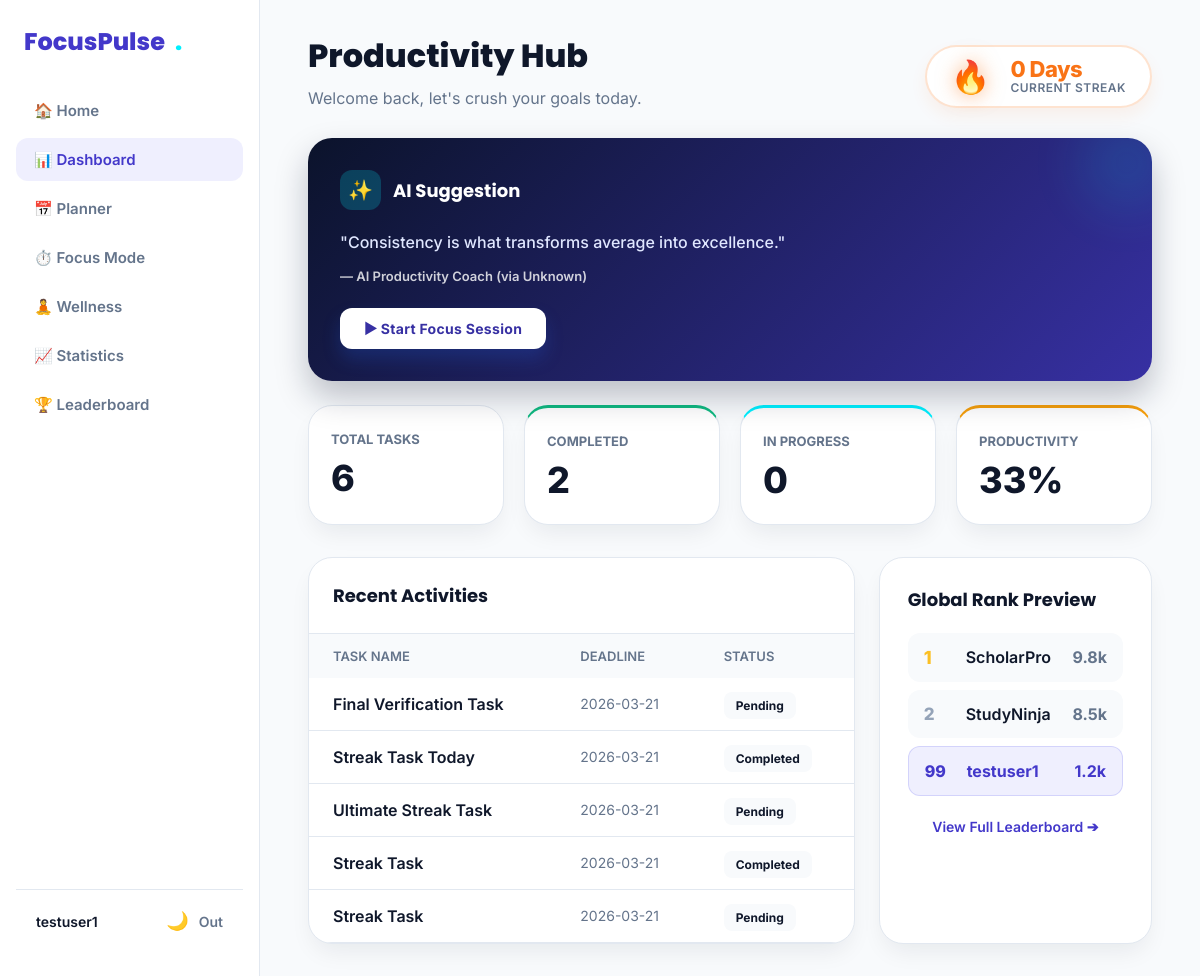
The app's page /dashboard (signed in) with its own data.
### tables this page shows
CREATE TABLE users (
                id INTEGER PRIMARY KEY AUTOINCREMENT,
                username TEXT UNIQUE NOT NULL,
                email TEXT UNIQUE NOT NULL,
                password_hash TEXT NOT NULL,
                created_at TIMESTAMP DEFAULT CURRENT_TIMESTAMP
            , current_streak INTEGER DEFAULT 0, best_streak INTEGER DEFAULT 0, last_active_date TEXT);

CREATE TABLE tasks (
                id INTEGER PRIMARY KEY AUTOINCREMENT,
                user_id INTEGER NOT NULL,
                task_title TEXT NOT NULL,
                subject TEXT,
                deadline TEXT,
                status TEXT DEFAULT 'Pending',
                created_at TIMESTAMP DEFAULT CURRENT_TIMESTAMP, description TEXT, start_time TEXT, end_time TEXT, priority TEXT DEFAULT 'Medium', category TEXT DEFAULT 'Study', color TEXT DEFAULT '#4F46E5', reminder BOOLEAN DEFAULT 0, repeat_type TEXT DEFAULT 'none',
                FOREIGN KEY (user_id) REFERENCES users(id) ON DELETE CASCADE
            );

### app.py (the view)
@app.route("/dashboard")
@login_required
def dashboard():
    user_id = session["user_id"]
    conn = get_db_connection()
    total_tasks = 0
    completed_tasks = 0
    pending_tasks = 0
    in_progress_tasks = 0
    recent_tasks = []
    try:
        total_tasks = conn.execute(
            "SELECT COUNT(*) AS count FROM tasks WHERE user_id = ?",
            (user_id,)
        ).fetchone()["count"]
        completed_tasks = conn.execute(
            "SELECT COUNT(*) AS count FROM tasks WHERE user_id = ? AND status = 'Completed'",
            (user_id,)
        ).fetchone()["count"]
        pending_tasks = conn.execute(
            "SELECT COUNT(*) AS count FROM tasks WHERE user_id = ? AND status = 'Pending'",
            (user_id,)
        ).fetchone()["count"]
        in_progress_tasks = conn.execute(
            "SELECT COUNT(*) AS count FROM tasks WHERE user_id = ? AND status = 'In Progress'",
            (user_id,)
        ).fetchone()["count"]
        recent_tasks = conn.execute(
            """
            SELECT * FROM tasks
            WHERE user_id = ?
            ORDER BY created_at DESC
            LIMIT 5
            """,
            (user_id,)
        ).fetchall()
    except Exception as e:
        print(f"Error fetching dashboard tasks: {e}")
        pass
    conn.close()
    streak_info = get_user_streak(user_id)
    productivity_score = 0
    if total_tasks > 0:
        productivity_score = round((completed_tasks / total_tasks) * 100)
    daily_quote = get_daily_quote()
    return render_template(
        "dashboard.html",
        total_tasks=total_tasks,
        completed_tasks=completed_tasks,
        pending_tasks=pending_tasks,
        in_progress_tasks=in_progress_tasks,
        productivity_score=productivity_score,
        recent_tasks=recent_tasks,
        current_streak=streak_info["current_streak"],
        best_streak=streak_info["best_streak"],
        daily_quote=daily_quote
    )

### app.py (called while the page is built)
def get_daily_quote():
    day_of_year = date.today().timetuple().tm_yday
    index = day_of_year % len(MOTIVATIONAL_QUOTES)
    return MOTIVATIONAL_QUOTES[index]

def get_db_connection():
    conn = sqlite3.connect(DATABASE)
    conn.row_factory = sqlite3.Row
    return conn

def login_required(f):
    @wraps(f)
    def decorated_function(*args, **kwargs):
        if "user_id" not in session:
            flash("Please log in to access this page", "error")
            return redirect(url_for("login"))
        return f(*args, **kwargs)
    return decorated_function

### templates/dashboard.html (shortened to what this page needs)
<!DOCTYPE html>
<html lang="en">
<head>
    <link rel="stylesheet" href="{{ url_for('static', filename='css/style.css') }}">
    <link rel="stylesheet" href="{{ url_for('static', filename='css/modern.css') }}">
</head>
<body>
    <div class="app-container">
        <aside class="app-sidebar" id="sidebar">
            <div class="logo">FocusPulse <span style="color:var(--electric-cyan);">.</span></div>
            <nav class="app-nav">
                <a href="{{ url_for('home') }}">🏠 Home</a>
                <a href="{{ url_for('dashboard') }}" class="active">📊 Dashboard</a>
                <a href="{{ url_for('planner') }}">📅 Planner</a>
                <a href="{{ url_for('focus') }}">⏱️ Focus Mode</a>
                <a href="{{ url_for('wellness') }}">🧘 Wellness</a>
                <a href="{{ url_for('statistics') }}">📈 Statistics</a>
                <a href="{{ url_for('leaderboard') }}">🏆 Leaderboard</a>
            </nav>
            <div class="app-sidebar-footer">
                <div style="font-weight:600; font-size:14px;">{{ session.get('user_name', 'Student') }}</div>
                <div style="display:flex; gap:10px; align-items:center;">
                    <button id="themeToggleBtn"
                        style="background:transparent; border:none; cursor:pointer; font-size:18px;">🌙</button>
                    <a href="{{ url_for('logout') }}"
                        style="color:var(--core-muted); text-decoration:none; font-size:14px; font-weight:600;">Out</a>
                </div>
            </div>
        </aside>
        <div style="flex:1; display:flex; flex-direction:column; overflow:hidden;">
            <main class="app-main">
                <div
                    style="display:flex; justify-content:space-between; align-items:flex-end; margin-bottom: 30px; flex-wrap:wrap; gap:20px;">
                    <div>
                        <h2 style="font-size:32px; font-weight:800; margin-bottom:8px; color:var(--core-text);">
                            Productivity Hub</h2>
                        <p style="color:var(--core-muted); font-size:16px;">Welcome back, let's crush your goals today.
                        </p>
                    </div>
                    <div class="streak-hub">
                        <span class="streak-flame-large">🔥</span>
                        <div class="streak-info">
                            <span class="streak-count">{{ current_streak }} Day{% if current_streak != 1 %}s{% endif
                                %}</span>
                            <span
                                style="font-size:12px; color:var(--core-muted); font-weight:600; text-transform:uppercase; letter-spacing:0.5px;">Current
                                Streak</span>
                        </div>
                    </div>
                </div>
                <div
                    style="display:grid; grid-template-columns: repeat(auto-fit, minmax(240px, 1fr)); gap:24px; margin-bottom:24px;">
                    <div class="ai-panel" style="grid-column: 1 / -1;">
                        <div class="ai-panel-header">
                            <div class="ai-icon">✨</div>
                            <h3 style="margin:0; font-size:18px; font-weight:700;">AI Suggestion</h3>
                        </div>
                        <p class="ai-insight">"{{ daily_quote.text }}"</p>
                        <p style="font-weight:600; font-size:13px; margin-top:12px; opacity:0.8;">— AI Productivity
                            Coach (via {{ daily_quote.author }})</p>
                        <div style="margin-top: 24px;">
                            <a href="{{ url_for('focus') }}" class="btn"
                                style="background:white; color:var(--indigo-dark); text-decoration:none; padding:12px 24px; border-radius:12px; font-weight:700; font-size:14px; display:inline-block;">▶
                                Start Focus Session</a>
                        </div>
                    </div>
                </div>
                <div
                    style="display:grid; grid-template-columns: repeat(auto-fit, minmax(180px, 1fr)); gap:20px; margin-bottom:32px;">
                    <div class="m-card" style="padding:22px;">
                        <span
                            style="color:var(--core-muted); font-size:13px; font-weight:700; text-transform:uppercase;">Total
                            Tasks</span>
                        <div style="font-size:36px; font-weight:800; color:var(--core-text); margin-top:8px;">{{
                            total_tasks }}</div>
                    </div>
                    <div class="m-card" style="padding:22px; border-top: 3px solid var(--success-green);">
                        <span
                            style="color:var(--core-muted); font-size:13px; font-weight:700; text-transform:uppercase;">Completed</span>
                        <div style="font-size:36px; font-weight:800; color:var(--core-text); margin-top:8px;">{{
                            completed_tasks }}</div>
                    </div>
                    <div class="m-card" style="padding:22px; border-top: 3px solid var(--electric-cyan);">
                        <span
                            style="color:var(--core-muted); font-size:13px; font-weight:700; text-transform:uppercase;">In
                            Progress</span>
                        <div style="font-size:36px; font-weight:800; color:var(--core-text); margin-top:8px;">{{
                            in_progress_tasks }}</div>
                    </div>
                    <div class="m-card" style="padding:22px; border-top: 3px solid var(--achievement-gold);">
                        <span
                            style="color:var(--core-muted); font-size:13px; font-weight:700; text-transform:uppercase;">Productivity</span>
                        <div style="font-size:36px; font-weight:800; color:var(--core-text); margin-top:8px;">{{
                            productivity_score }}%</div>
                    </div>
                </div>
                <div style="display:grid; grid-template-columns: 2fr 1fr; gap:24px;">
                    <div class="m-card" style="padding:0; overflow:hidden;">
                        <div style="padding:24px; border-bottom:1px solid var(--core-border);">
                            <h3 style="margin:0; font-size:18px;">Recent Activities</h3>
                        </div>
                        {% if recent_tasks %}
                        <table style="width:100%; border-collapse:collapse; text-align:left;">
                            <thead>
                                <tr
                                    style="background:var(--core-bg); color:var(--core-muted); font-size:13px; text-transform:uppercase;">
                                    <th style="padding:14px 24px; font-weight:600;">Task Name</th>
                                    <th style="padding:14px 24px; font-weight:600;">Deadline</th>
                                    <th style="padding:14px 24px; font-weight:600;">Status</th>
                                </tr>
                            </thead>
                            <tbody>
                                {% for task in recent_tasks %}
                                <tr style="border-bottom:1px solid var(--core-border);">
                                    <td style="padding:16px 24px; font-weight:600;">{{ task["task_title"] }}</td>
                                    <td style="padding:16px 24px; color:var(--core-muted); font-size:14px;">{{
                                        task["deadline"] }}</td>
                                    <td style="padding:16px 24px;">
                                        <span
                                            style="background:var(--core-bg); padding:6px 12px; border-radius:8px; font-size:12px; font-weight:700;">{{
                                            task["status"] }}</span>
                                    </td>
                                </tr>
                                {% endfor %}
                            </tbody>
                        </table>
                        {% else %}
                        <div style="padding:40px 24px; text-align:center; color:var(--core-muted);">No recent tasks. Hop
                            into the planner!</div>
                        {% endif %}
                    </div>
                    <div class="m-card">
                        <h3 style="margin:0 0 20px 0; font-size:18px;">Global Rank Preview</h3>
                        <div class="lb-row">
                            <div style="display:flex; align-items:center; gap:12px;">
                                <span class="lb-rank lb-rank-1">1</span>
                                <span style="font-weight:600;">ScholarPro</span>
                            </div>
                            <span style="font-weight:700; color:var(--core-muted);">9.8k</span>
                        </div>
                        <div class="lb-row">
                            <div style="display:flex; align-items:center; gap:12px;">
                                <span class="lb-rank lb-rank-2">2</span>
                                <span style="font-weight:600;">StudyNinja</span>
                            </div>
                            <span style="font-weight:700; color:var(--core-muted);">8.5k</span>
                        </div>
                        <div class="lb-row"
                            style="background:rgba(99, 102, 241, 0.1); border:1px solid rgba(99, 102, 241, 0.2);">
                            <div style="display:flex; align-items:center; gap:12px;">
                                <span class="lb-rank lb-rank-3" style="color:var(--indigo-primary);">99</span>
                                <span style="font-weight:700; color:var(--indigo-primary);">{{ session.get('user_name',
                                    'You') }}</span>
                            </div>
                            <span style="font-weight:700; color:var(--indigo-primary);">1.2k</span>
                        </div>
                        <div style="text-align:center; margin-top:20px;">
                            <a href="{{ url_for('leaderboard') }}"
                                style="color:var(--indigo-primary); text-decoration:none; font-weight:600; font-size:14px;">View
                                Full Leaderboard ➔</a>
                        </div>
                    </div>
                </div>
            </main>
        </div>
    </div>
</body>
</html>

### static/css/style.css (style rules this page uses)
* { margin: 0; padding: 0; box-sizing: border-box; }
:root { --bg: #f4f7fb; --surface: #ffffff; --surface-soft: #f8fafc; --text: #0f172a; --muted: #64748b; --border: #dbe3ee; --primary: #2563eb; --primary-dark: #1d4ed8; --indigo: #4f46e5; --indigo-dark: #4338ca; --success: #16a34a; --success-dark: #15803d; --danger: #dc2626; --danger-dark: #b91c1c; --shadow: 0 10px 25px rgba(15, 23, 42, 0.08); --shadow-hover: 0 16px 35px rgba(15, 23, 42, 0.12); --radius: 18px; }
body { font-family: "Inter", "Segoe UI", Arial, sans-serif; background: linear-gradient(180deg, #eef3f9 0%, #f7f9fc 100%); color: var(--text); min-height: 100vh; }
.btn, .small-btn, .delete-btn { display: inline-block; text-decoration: none; border: none; border-radius: 14px; font-weight: 700; cursor: pointer; transition: all 0.25s ease; }
.btn { padding: 14px 18px; font-size: 15px; letter-spacing: 0.3px; background: linear-gradient(135deg, var(--primary) 0%, var(--primary-dark) 100%); color: white; box-shadow: 0 10px 18px rgba(37, 99, 235, 0.22); }
.streak-count { font-size: 17px; font-weight: 800; letter-spacing: -0.5px; line-height: 1; }

### records on screen
users: get "testuser1", username "testuser1"
tasks: task_title "Final Verification Task", deadline "2026-03-21", status "Pending"
tasks: task_title "Streak Task Today", deadline "2026-03-21", status "Completed"
tasks: task_title "Ultimate Streak Task", deadline "2026-03-21", status "Pending"
tasks: task_title "Streak Task", deadline "2026-03-21", status "Completed"
tasks: task_title "Streak Task", deadline "2026-03-21", status "Pending"

### other values on screen
{{ current_streak }} "0"
{{ daily_quote.text }} "Consistency is what transforms average into excellence."
{{ daily_quote.author }} "Unknown"
{{ total_tasks }} "6"
{{ completed_tasks }} "2"
{{ in_progress_tasks }} "0"
{{ productivity_score }} "33"
